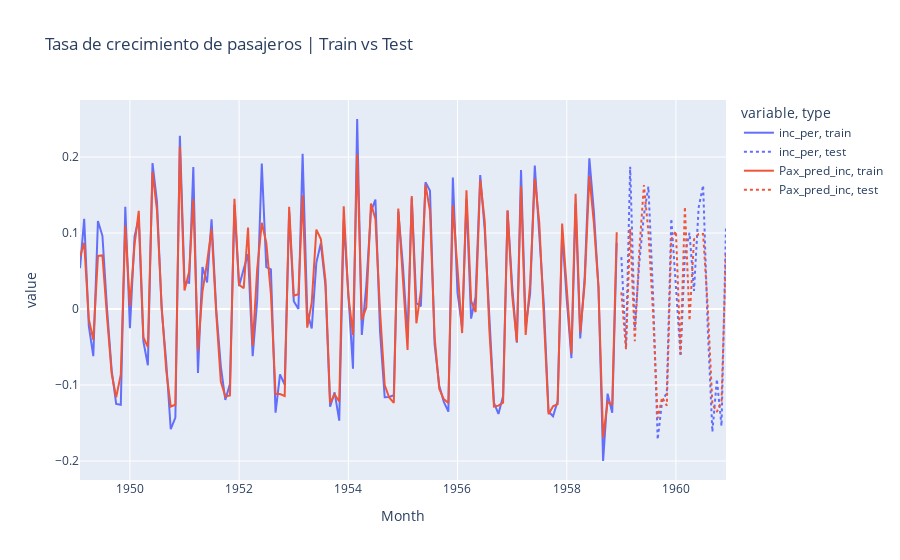

Notebook code for this chart:
### Code cell
# Vemos que se va ajustando bastante
px.line(df[1:], x = 'Month', y = [ 'inc_per', 'Pax_pred_inc'], line_dash = 'type', title = 'Tasa de crecimiento de pasajeros | Train vs Test')
